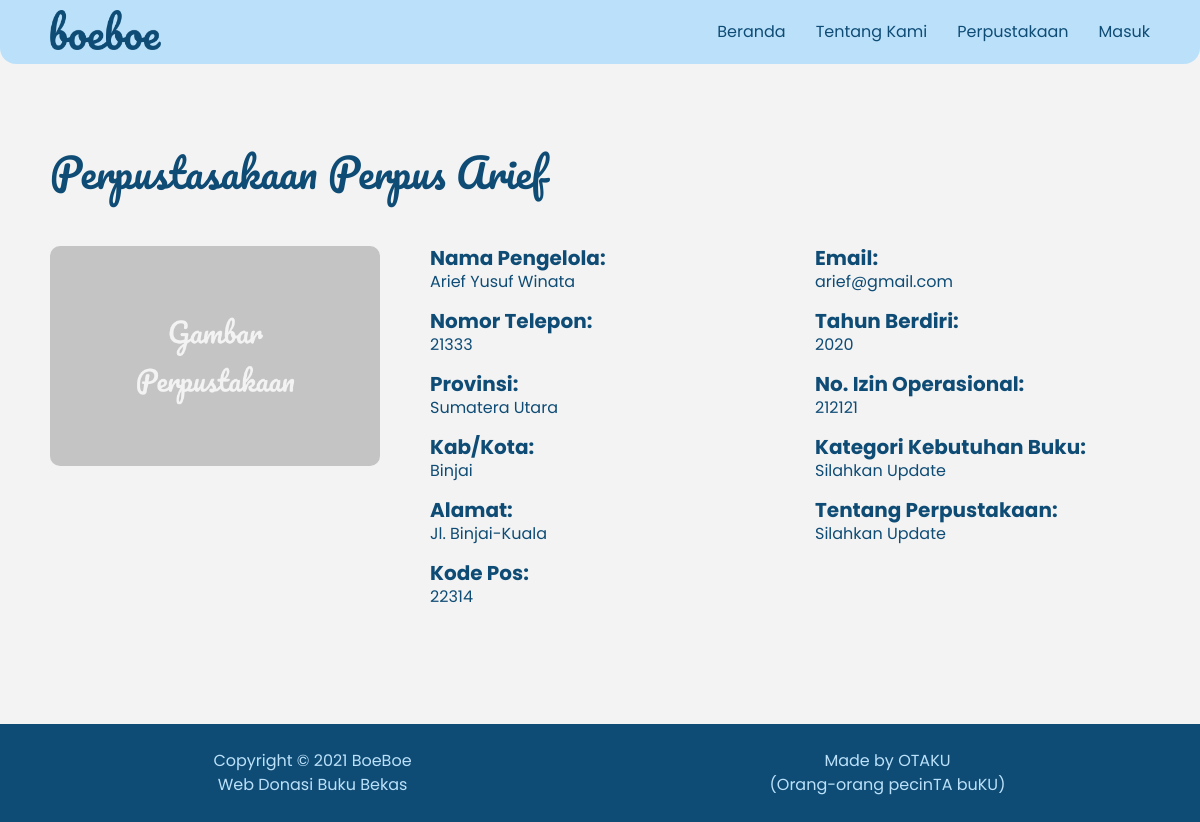
Screenshot of /welcome/lihatPerpus.php?id=5 with the database file from the repository.
### tables this page shows
CREATE TABLE `perpus_daftar` (
  `id_perpus` int(11) NOT NULL,
  `id_loginPerpus` int(11) NOT NULL,
  `namaPengelola_perpus` varchar(100) NOT NULL,
  `nama_perpus` varchar(100) NOT NULL,
  `tahunBerdiri_perpus` varchar(50) NOT NULL,
  `noIzin_perpus` int(50) NOT NULL,
  `id_alamatPerpus` int(11) NOT NULL,
  `id_kategoriPerpus` int(11) NOT NULL,
  `noTelepon_perpus` int(50) NOT NULL,
  `tentang_perpus` varchar(300) NOT NULL,
  `gambar_perpus` varchar(200) NOT NULL
);

CREATE TABLE `perpus_alamat` (
  `id_alamatPerpusAktif` int(11) NOT NULL,
  `provinsi` varchar(100) NOT NULL,
  `kabupaten_kota` varchar(100) NOT NULL,
  `kecamatan` varchar(100) NOT NULL,
  `desa_kelurahan` varchar(100) NOT NULL,
  `rt` varchar(50) NOT NULL,
  `rw` varchar(50) NOT NULL,
  `jalan` varchar(100) NOT NULL,
  `kodePos` int(5) NOT NULL
);

CREATE TABLE `perpus_aktif` (
  `id_akunPerpus` int(11) NOT NULL,
  `email_perpus` varchar(100) NOT NULL,
  `password_perpus` varchar(200) NOT NULL
);

CREATE TABLE `kategori_kebutuhan` (
  `id_kategori` int(11) NOT NULL,
  `jenis_kategori` varchar(200) NOT NULL
);

### welcome/lihatPerpus.php (the view, shortened to what this page needs)
<?php
    require "../action/config.php";
    include '../model/helper-public/functionPublic.php';
    $id = $_GET['id'];
    $data = detailPerpustakaan($conn, $id);
    $style = array("../public/css/pilihPerpus.css", "../public/css/pilihPerpus-responsive.css");
    $pavicon = "../public/image/icon-b.png";
    headerHTML($pavicon, $style);
?>
<body>
    <header>
        <div class="header">
            <img src="../public/image/logo-boeboe.png" alt="logo-boeboe">
        </div>
        <div class="navi">
            <ul>
                <li><a href="../index.php">Beranda</a></li>
                <li><a href="../index.php#tentang-kami">Tentang Kami</a></li>
                <li><a href="daftarPerpustakaan.php">Perpustakaan</a></li>
                <li><a href="#" class="masuk" type="button" data-bs-toggle="modal" data-bs-target="#exampleModal">Masuk</a></li>
            </ul>
        </div>
    </header>
    <div class="main">
        <div class="main-content">
            <div class="row">
                <h1 class="col-10">Perpustasakaan <?php echo $data['nama_perpus'];?></h1>
            </div>
            <div class="content">
                <div style="width: 30%;">
                    <img src="../<?php echo $data['gambar_perpus'];?>" alt="Perpustakaan">
                </div>
                <div class="display-one">
                    <div>
                        <h5>Nama Pengelola:</h5>
                        <p><?php echo $data['namaPengelola_perpus'];?></p>
                    </div>
                    <div>
                        <h5>Nomor Telepon:</h5>
                        <p><?php echo $data['noTelepon_perpus'];?></p>
                    </div>
                    <div>
                        <h5>Provinsi:</h5>
                        <p><?php echo $data['provinsi'];?></p>
                    </div>
                    <div>
                        <h5>Kab/Kota:</h5>
                        <p><?php echo $data['kabupaten_kota'];?></p>
                    </div>
                    <div>
                        <h5>Alamat:</h5>
                        <p><?php echo $data['jalan'];?></p>
                    </div>
                    <div>
                        <h5>Kode Pos:</h5>
                        <p><?php echo $data['kodePos'];?></p>
                    </div>
                </div>
                <div class="display-two">
                    <div>
                        <h5>Email:</h5>
                        <p><?php echo $data['email_perpus'];?></p>
                    </div>
                    <div>
                        <h5>Tahun Berdiri:</h5>
                        <p><?php echo $data['tahunBerdiri_perpus'];?></p>
                    </div>
                    <div>
                        <h5>No. Izin Operasional:</h5>
                        <p><?php echo $data['noIzin_perpus'];?></p>
                    </div>
                    <div>
                        <h5>Kategori Kebutuhan Buku:</h5>
                        <p><?php echo $data['jenis_kategori'];?></p>
                    </div>
                    <div>
                        <h5>Tentang Perpustakaan:</h5>
                        <p><?php echo $data['tentang_perpus'];?></p>
                    </div>
                </div>
            </div>
        </div>
    </div>
    <?php footerHTML(); ?>

### model/helper-public/functionPublic.php (shortened to what this page needs)
<?php
     function headerHTML($pavicon, array $style){
          echo'
          <!DOCTYPE html>
          <html lang="id">
          <head>
               <meta charset="UTF-8">
               <meta http-equiv="X-UA-Compatible" content="IE=edge">
               <meta name="viewport" content="width=device-width, initial-scale=1.0">
               <title>BoeBoe - Web Donasi Buku Bekas</title>
               <link rel="icon" href="'.$pavicon.'">
               <link rel="preconnect" href="https://fonts.gstatic.com">
               <link href="https://fonts.googleapis.com/css2?family=Pacifico&family=Poppins&display=swap" rel="stylesheet">
               <link href="https://unpkg.com/aos@2.3.1/dist/aos.css" rel="stylesheet">
               <link href="https://cdn.jsdelivr.net/npm/bootstrap@5.0.0-beta3/dist/css/bootstrap.min.css" rel="stylesheet">
               <script src="https://cdn.jsdelivr.net/npm/bootstrap@5.0.0-beta3/dist/js/bootstrap.bundle.min.js"></script>
               <script src="https://ajax.googleapis.com/ajax/libs/jquery/2.1.1/jquery.min.js"></script>
               <script src="https://cdnjs.cloudflare.com/ajax/libs/bootstrap-datepicker/1.6.4/js/bootstrap-datepicker.js"></script>
               <link href="https://cdnjs.cloudflare.com/ajax/libs/bootstrap-datepicker/1.6.4/css/bootstrap-datepicker.css" rel="stylesheet" />
               <link rel="stylesheet" href="'.$style[0].'">
               <link rel="stylesheet" href="'.$style[1].'">
          </head>';
     }
     function footerHTML($script = ""){
          echo'
                    <footer>
                         <p>Copyright &#169 2021 BoeBoe<br>Web Donasi Buku Bekas</p>
                         <p>Made by OTAKU<br>(Orang-orang pecinTA buKU)</p>
                    </footer>
                    '.$script.'
                    </body>
          </html>';
     }
     function detailPerpustakaan($conn, $id) {
          $query = "SELECT `perpus_daftar`.`id_perpus`,`perpus_daftar`.`id_loginPerpus`, `perpus_daftar`.`id_alamatPerpus`, `perpus_daftar`.`namaPengelola_perpus`, `perpus_daftar`.`nama_perpus`, `perpus_daftar`.`tahunBerdiri_perpus`, `perpus_daftar`.`noIzin_perpus`, `perpus_daftar`.`noTelepon_perpus`, `perpus_daftar`.`tentang_perpus`, `perpus_daftar`.`gambar_perpus`, `perpus_alamat`.`id_alamatPerpusAktif`, `perpus_alamat`.`provinsi`, `perpus_alamat`.`kabupaten_kota`, `perpus_alamat`.`kecamatan`, `perpus_alamat`.`desa_kelurahan`, `perpus_alamat`.`rt`, `perpus_alamat`.`rw`, `perpus_alamat`.`jalan`, `perpus_alamat`.`kodePos`, `perpus_aktif`.`id_akunPerpus`, `perpus_aktif`.`email_perpus`, `kategori_kebutuhan`.`id_kategori`, `kategori_kebutuhan`.`jenis_kategori` FROM `perpus_daftar`
          JOIN `perpus_alamat` ON `perpus_alamat`.id_alamatPerpusAktif = `perpus_daftar`.id_alamatPerpus
          JOIN `perpus_aktif` ON `perpus_aktif`.id_akunPerpus = `perpus_daftar`.id_loginPerpus
          JOIN `kategori_kebutuhan` ON `kategori_kebutuhan`.id_kategori = `perpus_daftar`.id_kategoriPerpus
          WHERE id_perpus = '$id' ";
          $result = mysqli_query($conn, $query);
          $data = mysqli_fetch_assoc($result);
          return $data;
     }
?>

### public/css/pilihPerpus.css (style rules this page uses)
* { -webkit-box-sizing: border-box; -moz-box-sizing: border-box; box-sizing: border-box; }
html, body { overflow-x: hidden; scroll-behavior: smooth; }
html, body, ul, ol, li, h1, h2, h3, h4, h5, h6, p, div { margin: 0; padding: 0; }
p, a, button, label, button, input, optgroup, select, textarea, div { font-family: "Poppins", sans-serif !important; }
a { text-decoration: none !important; }
p { margin-bottom: 0 !important; }
.navi ul { list-style: none; display: flex; flex-wrap: wrap; }
header { height: 4rem; width: 100%; background-color: #bbe1fa; color: #0f4c75; position: fixed; top: 0; z-index: 10; border-radius: 0 0 16px 16px; }
.header img { margin: 10px 0 10px 25px; padding: 0 25px; display: block; float: left; height: 2.5rem; }
.navi { float: right; }
.navi a { padding: 0 15px !important; line-height: 4rem; display: block; float: left; color: #0f4c75; transition: all 0.5s; }
.masuk { margin-right: 35px; }
.main { margin-top: 3rem; background-color: #f3f3f3; color: #0f4c75; height: 100%; }
.main-content { padding: 100px 50px; }
.main-content h1 { font-family: "Pacifico", cursive; }
.main-content h5 { margin: 0; font-weight: bold; }
.main-content p { margin-bottom: 15px !important; }
.content { display: flex; flex-wrap: wrap; margin-top: 50px; }
.content img { width: 100%; border-radius: 10px; }
.display-one { width: 35%; padding-left: 50px; }
.display-two { width: 35%; padding-left: 50px; }
footer { background-color: #0f4c75; color: #bbe1fa; padding: 25px; display: flex; }
footer p { text-align: center; width: 50%; justify-content: center; align-items: center; }

### rows the page displays
perpus_daftar: nama_perpus "Perpus Arief", gambar_perpus (picture), namaPengelola_perpus "Arief Yusuf Winata", noTelepon_perpus "21333", id_alamatPerpus.provinsi "Sumatera Utara", id_alamatPerpus.kabupaten_kota "Binjai", id_alamatPerpus.jalan "Jl. Binjai-Kuala", id_alamatPerpus.kodePos "22314", id_loginPerpus.email_perpus "arief@gmail.com", tahunBerdiri_perpus "2020", noIzin_perpus "212121", id_kategoriPerpus.jenis_kategori "Silahkan Update", tentang_perpus "Silahkan Update"
